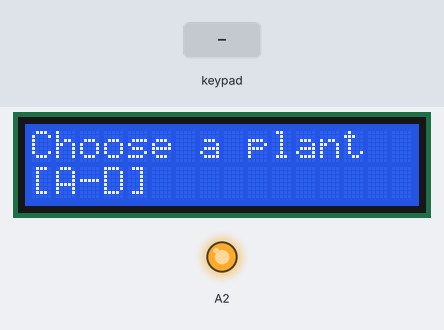
Bench run of a sketch on a simulated Arduino Uno, built with avr-gcc and run on an emulated ATmega328P. Shown: 16×2 character LCD, output pins drawn as LEDs (lit = HIGH). The test bench sets the inputs (shaded band).

Above: at 1.2 s.
1.3 s: key 'A' pressed
At 1.8 s:
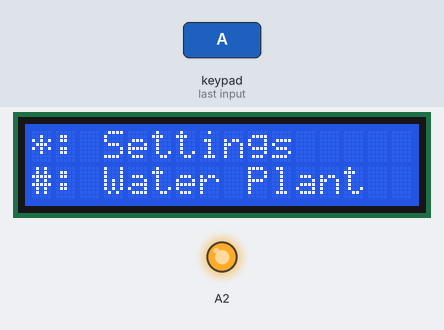
2.8 s: keypad keys 1 3 6 5 4 # pressed 0.4 s apart
At 5.9 s:
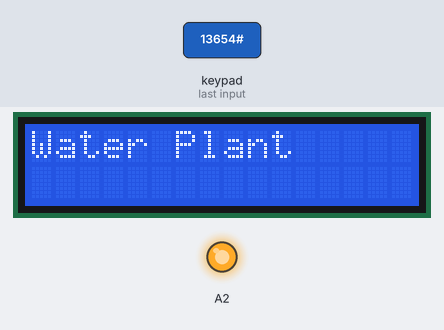
Timing chart, 0 to 7.4 s (numbered marks = the images above; inputs shaded):
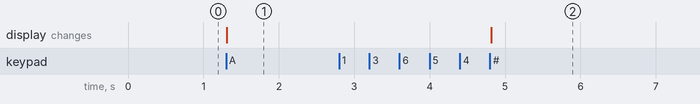

Measured:
- after the input at 1.3 s, the display: changes at once (image 1)
- after the input at 2.8 s, the display: changes after 2.0 s (image 2)

The sketch:

aws-meccariello-thanabalasingam.ino
```cpp
/** Imports **/
#include <Keypad.h>
#include <LiquidCrystal.h>

/** Global Variables **/
LiquidCrystal lcd(A1, A0, 9, 10, 11, 12);

char keyValues[4][4] = {
    {'1', '2', '3', 'A'},
    {'4', '5', '6', 'B'},
    {'7', '8', '9', 'C'},
    {'*', '0', '#', 'D'}};

byte rowPins[4] = {13, 6, 5, 4};
byte colPins[4] = {3, 2, 8, 7};

Keypad keypad = Keypad(makeKeymap(keyValues), rowPins, colPins, 4, 4);

//         0123456789ABCDEF

char plant;

enum States
{
    CHOOSE_PLANT,
    OPTIONS,
    SETTINGS,
    WATER_PLANT
};

int state = CHOOSE_PLANT;

/** Functions **/
void setup()
{
    pinMode(A2, OUTPUT);
    digitalWrite(A2, HIGH);
    lcd.begin(16, 2);
    choosePlant();
    Serial.begin(9600);
}

void loop()
{
    if (digitalRead(A2) == LOW)
    {
        state = CHOOSE_PLANT;
        choosePlant();
    }

    char key = keypad.getKey();

    if (key)
    {
        if (state == CHOOSE_PLANT && (key == 'A' || key == 'B' || key == 'C' || key == 'D'))
        {
            options(key);
        }
        else if (state == OPTIONS)
        {
            if (key == '*')
            {
                settings();
            }
            else if (key == '#')
            {
                waterPlant();
            }
        }
    }
}

void choosePlant()
{
    lcd.clear();
    lcd.home();
    lcd.print("Choose a plant");
    lcd.setCursor(0, 1);
    lcd.print("[A-D]");
    state = CHOOSE_PLANT;
}

void options(char key)
{
    plant = key;
    lcd.clear();
    lcd.home();
    lcd.print("*: Settings");
    lcd.setCursor(0, 1);
    lcd.print("#: Water Plant");
    state = OPTIONS;
}

void settings()
{
    lcd.clear();
    lcd.home();
    lcd.print("Settings");
    state = SETTINGS;
}

void waterPlant()
{
    lcd.clear();
    lcd.home();
    lcd.print("Water Plant");
    state = WATER_PLANT;
}
```
